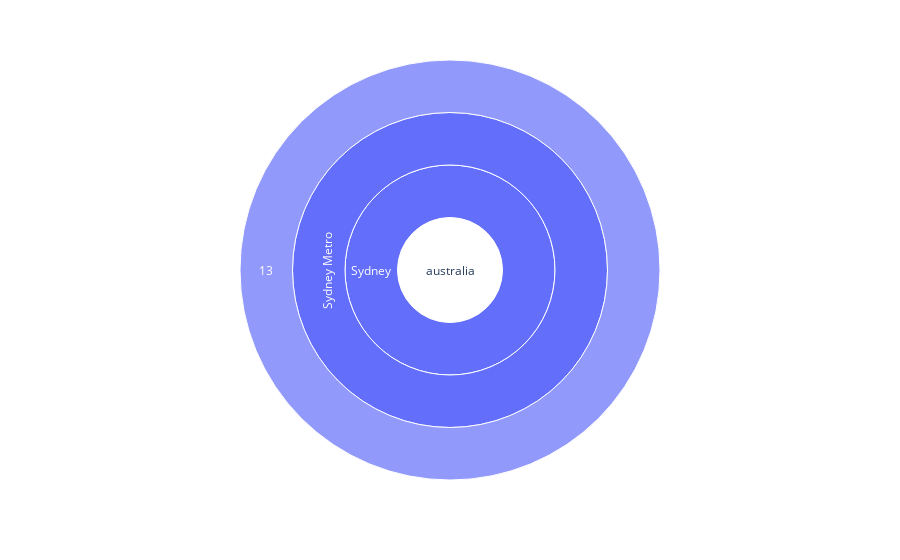

The cell this chart's notebook holds for it:
### Code cell
# Australia region analysis
fig = px.sunburst(data_australia, path = ["region", "city", "name", "stations"], values = "annual_ridership_mill")
fig.show()

### Figure 1 — Plotly figure (JSON) as saved in the notebook; plotly's stock layout.template omitted (floating-point values rounded to 4 significant figures)
{"data": [{"branchvalues": "total", "domain": {"x": [0, 1], "y": [0, 1]}, "hovertemplate": "labels=%{label}<br>annual_ridership_mill=%{value}<br>parent=%{parent}<br>id=%{id}<extra></extra>", "ids": ["australia/Sydney/Sydney Metro/13", "australia/Sydney/Sydney Metro", "australia/Sydney", "australia"], "labels": ["13", "Sydney Metro", "Sydney", "australia"], "name": "", "parents": ["australia/Sydney/Sydney Metro", "australia/Sydney", "australia", ""], "type": "sunburst", "values": [12.9, 12.9, 12.9, 12.9]}], "layout": {"legend": {"tracegroupgap": 0}, "margin": {"t": 60}}}
